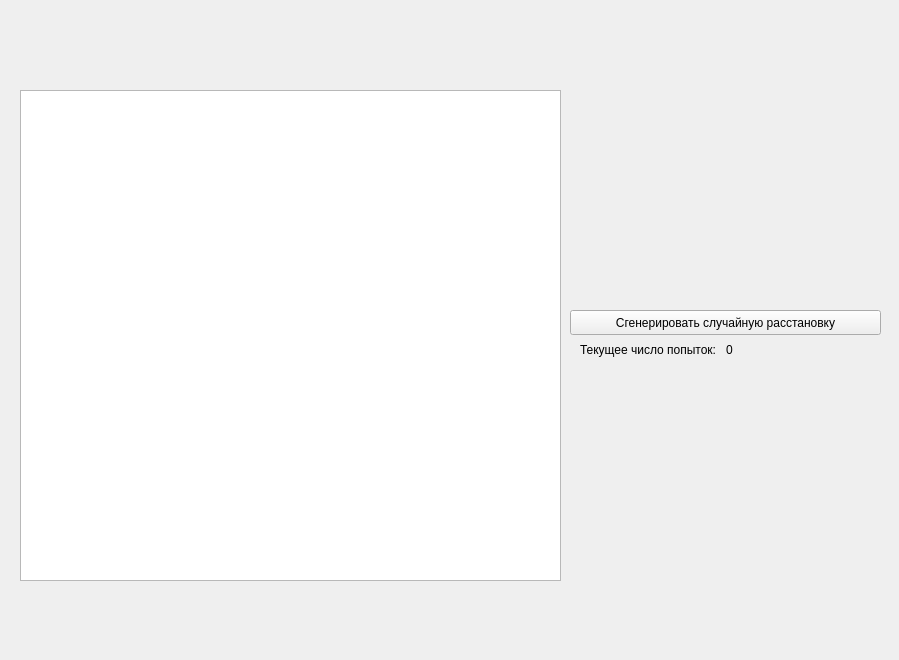
<?xml version="1.0" encoding="UTF-8"?>
<ui version="4.0">
 <class>Puzzle15</class>
 <widget class="QWidget" name="Puzzle15">
  <property name="geometry">
   <rect>
    <x>0</x>
    <y>0</y>
    <width>899</width>
    <height>660</height>
   </rect>
  </property>
  <property name="windowTitle">
   <string>Form</string>
  </property>
  <widget class="QGraphicsView" name="graphicsView">
   <property name="geometry">
    <rect>
     <x>20</x>
     <y>90</y>
     <width>541</width>
     <height>491</height>
    </rect>
   </property>
  </widget>
  <widget class="QPushButton" name="bnt_generation">
   <property name="geometry">
    <rect>
     <x>570</x>
     <y>310</y>
     <width>311</width>
     <height>25</height>
    </rect>
   </property>
   <property name="acceptDrops">
    <bool>false</bool>
   </property>
   <property name="autoFillBackground">
    <bool>false</bool>
   </property>
   <property name="text">
    <string>Сгенерировать случайную расстановку</string>
   </property>
   <property name="icon">
    <iconset theme="view-refresh"/>
   </property>
  </widget>
  <widget class="QWidget" name="">
   <property name="geometry">
    <rect>
     <x>580</x>
     <y>340</y>
     <width>261</width>
     <height>19</height>
    </rect>
   </property>
   <layout class="QHBoxLayout" name="horizontalLayout">
    <item>
     <widget class="QLabel" name="lbl_info_attempts">
      <property name="text">
       <string>Текущее число попыток: </string>
      </property>
     </widget>
    </item>
    <item>
     <widget class="QLabel" name="lbl_count_attempts">
      <property name="text">
       <string>0</string>
      </property>
     </widget>
    </item>
   </layout>
  </widget>
 </widget>
 <resources/>
 <connections/>
</ui>
